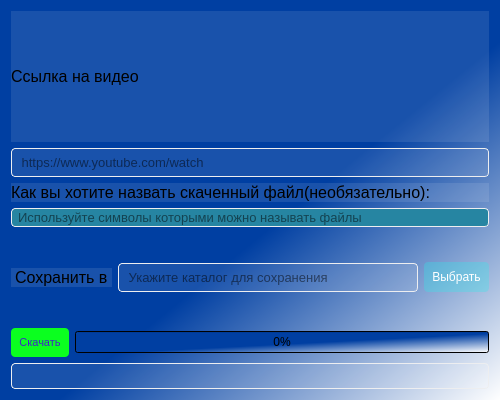
<?xml version="1.0" encoding="UTF-8"?>
<ui version="4.0">
 <class>YtForm</class>
 <widget class="QWidget" name="YtForm">
  <property name="geometry">
   <rect>
    <x>0</x>
    <y>0</y>
    <width>500</width>
    <height>400</height>
   </rect>
  </property>
  <property name="windowTitle">
   <string>You Tube Music</string>
  </property>
  <property name="windowIcon">
   <iconset>
    <normaloff>For_Qtdesiner/icon_youtube.svg</normaloff>For_Qtdesiner/icon_youtube.svg</iconset>
  </property>
  <property name="styleSheet">
   <string notr="true">QMainWindow, QWidget {
	background-color: qlineargradient(spread:pad, x1:0.300818, y1:0.312, x2:1, y2:1, stop:0.357955 rgba(0, 63, 162, 255), stop:1 rgba(255, 255, 255, 255));
}</string>
  </property>
  <layout class="QVBoxLayout" name="verticalLayout">
   <item>
    <layout class="QVBoxLayout" name="verticalLayout_2" stretch="1,3,0,2,3,3">
     <item>
      <widget class="QLabel" name="label_3">
       <property name="font">
        <font>
         <pointsize>12</pointsize>
        </font>
       </property>
       <property name="styleSheet">
        <string notr="true">background-color: rgba(255, 255, 255, 0.1);</string>
       </property>
       <property name="text">
        <string>Ссылка на видео</string>
       </property>
      </widget>
     </item>
     <item>
      <layout class="QHBoxLayout" name="horizontalLayout">
       <item>
        <widget class="QLineEdit" name="line_url">
         <property name="enabled">
          <bool>true</bool>
         </property>
         <property name="font">
          <font>
           <pointsize>10</pointsize>
           <weight>50</weight>
           <italic>false</italic>
           <bold>false</bold>
           <underline>false</underline>
           <strikeout>false</strikeout>
           <stylestrategy>PreferDefault</stylestrategy>
           <kerning>true</kerning>
          </font>
         </property>
         <property name="focusPolicy">
          <enum>Qt::StrongFocus</enum>
         </property>
         <property name="acceptDrops">
          <bool>true</bool>
         </property>
         <property name="layoutDirection">
          <enum>Qt::LeftToRight</enum>
         </property>
         <property name="styleSheet">
          <string notr="true">border: 1px solid #edeef0;
padding-left: 4px;
border-radius: 4px;
padding-top: 5px;
padding-bottom: 5px;
background-color: rgba(255, 255, 255, 0.1);


</string>
         </property>
         <property name="text">
          <string/>
         </property>
         <property name="maxLength">
          <number>100</number>
         </property>
         <property name="frame">
          <bool>true</bool>
         </property>
         <property name="echoMode">
          <enum>QLineEdit::Normal</enum>
         </property>
         <property name="cursorPosition">
          <number>0</number>
         </property>
         <property name="alignment">
          <set>Qt::AlignLeading|Qt::AlignLeft|Qt::AlignVCenter</set>
         </property>
         <property name="dragEnabled">
          <bool>false</bool>
         </property>
         <property name="placeholderText">
          <string> https://www.youtube.com/watch</string>
         </property>
         <property name="cursorMoveStyle">
          <enum>Qt::LogicalMoveStyle</enum>
         </property>
         <property name="clearButtonEnabled">
          <bool>false</bool>
         </property>
        </widget>
       </item>
      </layout>
     </item>
     <item>
      <widget class="QLabel" name="label_2">
       <property name="font">
        <font>
         <pointsize>12</pointsize>
        </font>
       </property>
       <property name="styleSheet">
        <string notr="true">background-color: rgba(255, 255, 255, 0.1);</string>
       </property>
       <property name="text">
        <string>Как вы хотите назвать скаченный файл(необязательно):</string>
       </property>
      </widget>
     </item>
     <item>
      <widget class="QLineEdit" name="line_title">
       <property name="enabled">
        <bool>true</bool>
       </property>
       <property name="font">
        <font>
         <pointsize>10</pointsize>
         <weight>50</weight>
         <italic>false</italic>
         <bold>false</bold>
         <underline>false</underline>
         <strikeout>false</strikeout>
         <stylestrategy>PreferDefault</stylestrategy>
         <kerning>true</kerning>
        </font>
       </property>
       <property name="focusPolicy">
        <enum>Qt::StrongFocus</enum>
       </property>
       <property name="acceptDrops">
        <bool>true</bool>
       </property>
       <property name="layoutDirection">
        <enum>Qt::LeftToRight</enum>
       </property>
       <property name="styleSheet">
        <string notr="true">border: 1px solid #edeef0;
padding-left: 4px;
border-radius: 4px;
background-color: rgb(38, 133, 162);</string>
       </property>
       <property name="text">
        <string/>
       </property>
       <property name="maxLength">
        <number>100</number>
       </property>
       <property name="frame">
        <bool>true</bool>
       </property>
       <property name="echoMode">
        <enum>QLineEdit::Normal</enum>
       </property>
       <property name="cursorPosition">
        <number>0</number>
       </property>
       <property name="alignment">
        <set>Qt::AlignLeading|Qt::AlignLeft|Qt::AlignVCenter</set>
       </property>
       <property name="dragEnabled">
        <bool>false</bool>
       </property>
       <property name="placeholderText">
        <string>Используйте символы которыми можно называть файлы</string>
       </property>
       <property name="cursorMoveStyle">
        <enum>Qt::LogicalMoveStyle</enum>
       </property>
       <property name="clearButtonEnabled">
        <bool>false</bool>
       </property>
      </widget>
     </item>
     <item>
      <layout class="QHBoxLayout" name="horizontalLayout_2">
       <item>
        <widget class="QLabel" name="label_4">
         <property name="font">
          <font>
           <pointsize>12</pointsize>
          </font>
         </property>
         <property name="styleSheet">
          <string notr="true">background-color: rgba(255, 255, 255, 0.1);
margin: 35px 0;</string>
         </property>
         <property name="text">
          <string>Сохранить в</string>
         </property>
        </widget>
       </item>
       <item>
        <widget class="QLineEdit" name="line_save">
         <property name="enabled">
          <bool>true</bool>
         </property>
         <property name="font">
          <font>
           <pointsize>10</pointsize>
           <weight>50</weight>
           <italic>false</italic>
           <bold>false</bold>
           <underline>false</underline>
           <strikeout>false</strikeout>
           <stylestrategy>PreferDefault</stylestrategy>
           <kerning>true</kerning>
          </font>
         </property>
         <property name="focusPolicy">
          <enum>Qt::StrongFocus</enum>
         </property>
         <property name="acceptDrops">
          <bool>true</bool>
         </property>
         <property name="layoutDirection">
          <enum>Qt::LeftToRight</enum>
         </property>
         <property name="styleSheet">
          <string notr="true">border: 1px solid #edeef0;
padding-left: 4px;
border-radius: 4px;
padding-top: 5px;
padding-bottom: 5px;
background-color: rgba(255, 255, 255, 0.1);</string>
         </property>
         <property name="text">
          <string/>
         </property>
         <property name="maxLength">
          <number>100</number>
         </property>
         <property name="frame">
          <bool>true</bool>
         </property>
         <property name="echoMode">
          <enum>QLineEdit::Normal</enum>
         </property>
         <property name="cursorPosition">
          <number>0</number>
         </property>
         <property name="alignment">
          <set>Qt::AlignLeading|Qt::AlignLeft|Qt::AlignVCenter</set>
         </property>
         <property name="dragEnabled">
          <bool>false</bool>
         </property>
         <property name="placeholderText">
          <string> Укажите каталог для сохранения</string>
         </property>
         <property name="cursorMoveStyle">
          <enum>Qt::LogicalMoveStyle</enum>
         </property>
         <property name="clearButtonEnabled">
          <bool>false</bool>
         </property>
        </widget>
       </item>
       <item>
        <widget class="QPushButton" name="btn_select">
         <property name="enabled">
          <bool>true</bool>
         </property>
         <property name="font">
          <font>
           <family>MS Shell Dlg 2</family>
           <pointsize>9</pointsize>
           <weight>50</weight>
           <bold>false</bold>
          </font>
         </property>
         <property name="styleSheet">
          <string notr="true">QPushButton {
	background-color: rgba(43, 236, 236, 0.3);
	border-radius:4px;
	border-color: rgb(235, 235, 235);
	color: #ffffff;
	padding: 8px;
}

QPushButton:hover {
	background-color: rgb(255, 55, 238);
}

QPushButton:pressed {
	background-color: rgba(255, 55, 238, 0.5);
}</string>
         </property>
         <property name="text">
          <string>Выбрать</string>
         </property>
         <property name="iconSize">
          <size>
           <width>128</width>
           <height>128</height>
          </size>
         </property>
         <property name="flat">
          <bool>false</bool>
         </property>
        </widget>
       </item>
      </layout>
     </item>
     <item>
      <layout class="QHBoxLayout" name="horizontalLayout_3">
       <item>
        <widget class="QPushButton" name="btn_download">
         <property name="enabled">
          <bool>true</bool>
         </property>
         <property name="font">
          <font>
           <family>MS Shell Dlg 2</family>
           <pointsize>8</pointsize>
           <weight>50</weight>
           <bold>false</bold>
          </font>
         </property>
         <property name="styleSheet">
          <string notr="true">QPushButton {
	background-color: rgb(11, 255, 31);
	border-radius:4px;
	border-color: #ff0000;
	color: rgb(62, 38, 200);
	padding: 8px;
}

QPushButton:hover {
	background-color: rgb(255, 55, 238);
}

QPushButton:pressed {
	background-color: rgba(255, 55, 238, 0.5);
}</string>
         </property>
         <property name="text">
          <string>Скачать</string>
         </property>
         <property name="iconSize">
          <size>
           <width>128</width>
           <height>128</height>
          </size>
         </property>
         <property name="flat">
          <bool>false</bool>
         </property>
        </widget>
       </item>
       <item>
        <widget class="QProgressBar" name="progressBar">
         <property name="value">
          <number>0</number>
         </property>
        </widget>
       </item>
      </layout>
     </item>
    </layout>
   </item>
   <item>
    <widget class="QLabel" name="label">
     <property name="styleSheet">
      <string notr="true">border: 1px solid #edeef0;
padding-left: 4px;
border-radius: 4px;
padding-top: 5px;
padding-bottom: 5px;
background-color: rgba(255, 255, 255, 0.1);</string>
     </property>
     <property name="text">
      <string/>
     </property>
    </widget>
   </item>
  </layout>
 </widget>
 <resources/>
 <connections/>
</ui>
